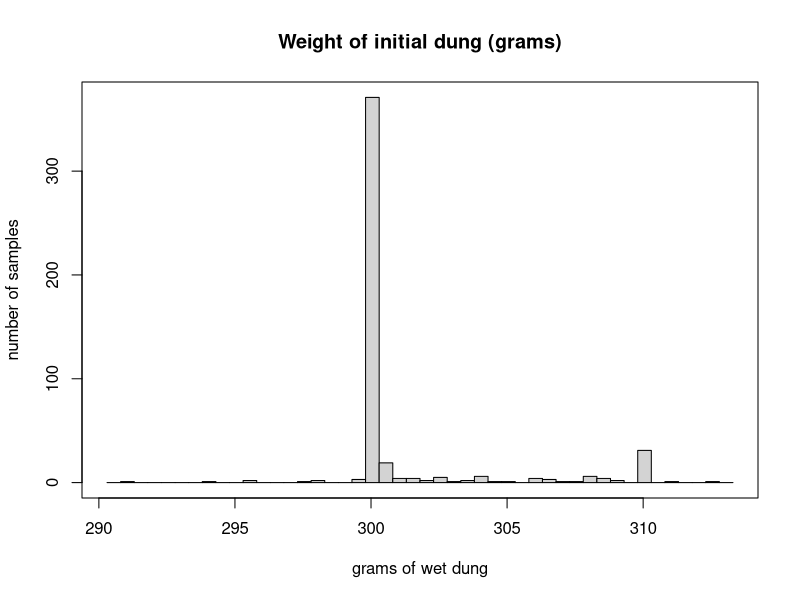
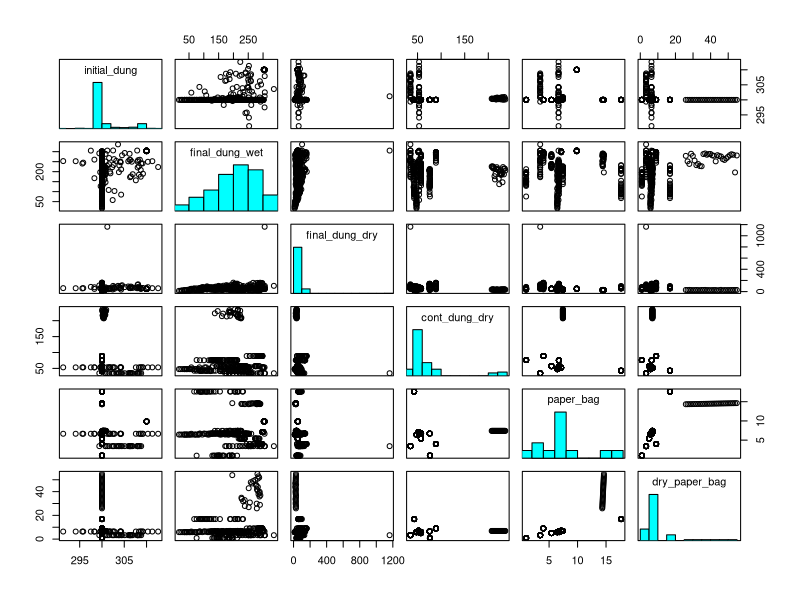
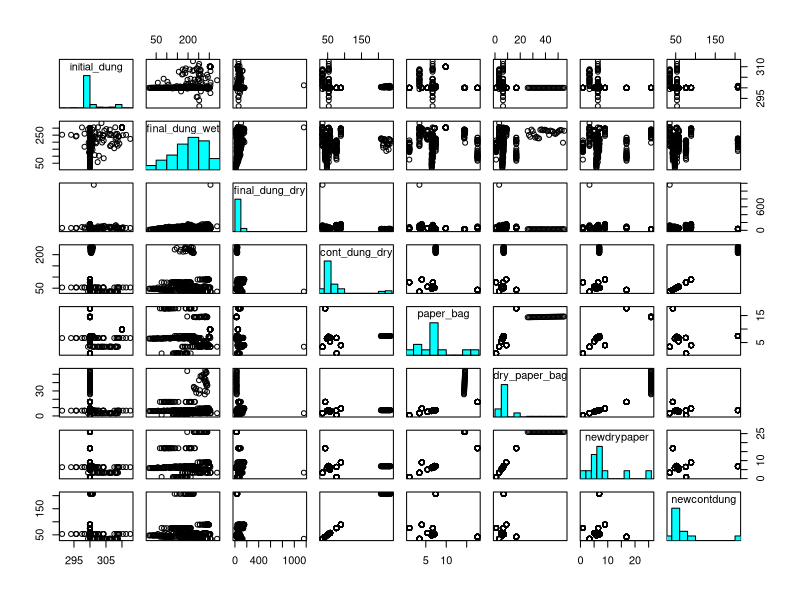
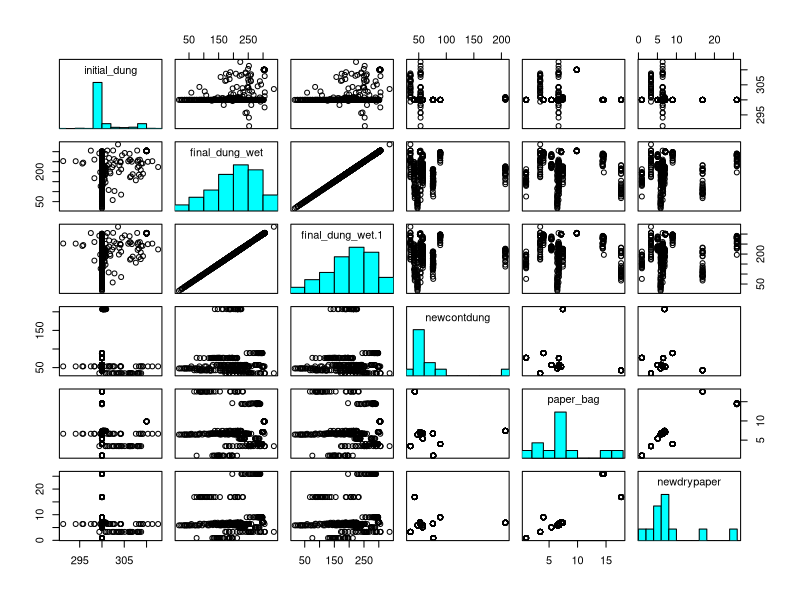

These figures' R source, in order:
## ---- chunk 1
knitr::opts_knit$set(root.dir ="/home/indra/Documents/20160101.Noriega.exp.remocion/", message=F, warning=F, verbose=F, comment=F)
knitr::opts_chunk$set(message=F, warning=F, verbose=F, echo=F, autodep=T, cache=T, fig.width=10)
## ---- chunk 2
raw <- read.table("data/removal.csv", header=T, sep=";", na.strings=c("-", "N/A"))
## ---- chunk 3
labels <- 1:4
apply(raw[labels], 2, table)
## ---- chunk 4
raw$manejo <- factor(raw$manejo, labels=c("Int", "Ext"))
table(raw$manejo)
## ---- chunk 5
summary(raw[-labels])
## ---- chunk 6
t(t(data.frame("num.NAs"=apply(raw[-labels], 2, function(x){round((nrow(raw)-length(which(complete.cases(x)))) / nrow(raw) *100, 2)}))))
## ---- chunk 7
hist(raw$initial_dung, main="Weight of initial dung (grams)", xlab="grams of wet dung", ylab="number of samples", breaks=seq(min(raw$initial_dung)-1, max(raw$initial_dung)+1, 0.5)); box()

table(cut(raw$initial_dung, breaks=c(280,299.9,300,320), labels=c("smaller", "300gr.", "bigger")))
## ---- chunk 8
summary(raw[-labels])

## put histograms on the diagonal
panel.hist <- function(x, ...)
{
    usr <- par("usr"); on.exit(par(usr))
    par(usr = c(usr[1:2], 0, 1.5) )
    h <- hist(x, plot = FALSE)
    breaks <- h$breaks; nB <- length(breaks)
    y <- h$counts; y <- y/max(y)
    rect(breaks[-nB], 0, breaks[-1], y, col = "cyan", ...)
}
pairs(raw[-labels], bg = "grey80", diag.panel = panel.hist, cex.labels = 1)
# pairs(raw[-labels])
## ---- chunk 9
raw$newdrypaper <- raw$dry_paper_bag
raw$newdrypaper[raw$newdrypaper>25.89] <- 25.89

raw$newcontdung <- raw$cont_dung_dry
raw$newcontdung[raw$newcontdung>207.13] <- 207.13

pairs(raw[-labels], bg = "grey80", diag.panel = panel.hist, cex.labels = 1)
pairs(raw[c("initial_dung", "final_dung_wet", "final_dung_wet", "newcontdung", "paper_bag", "newdrypaper")], bg = "grey80", diag.panel = panel.hist, cex.labels = 1)
## ---- chunk 10
t(raw[which(raw$final_dung_wet==max(raw$final_dung_wet, na.rm=T)),])
